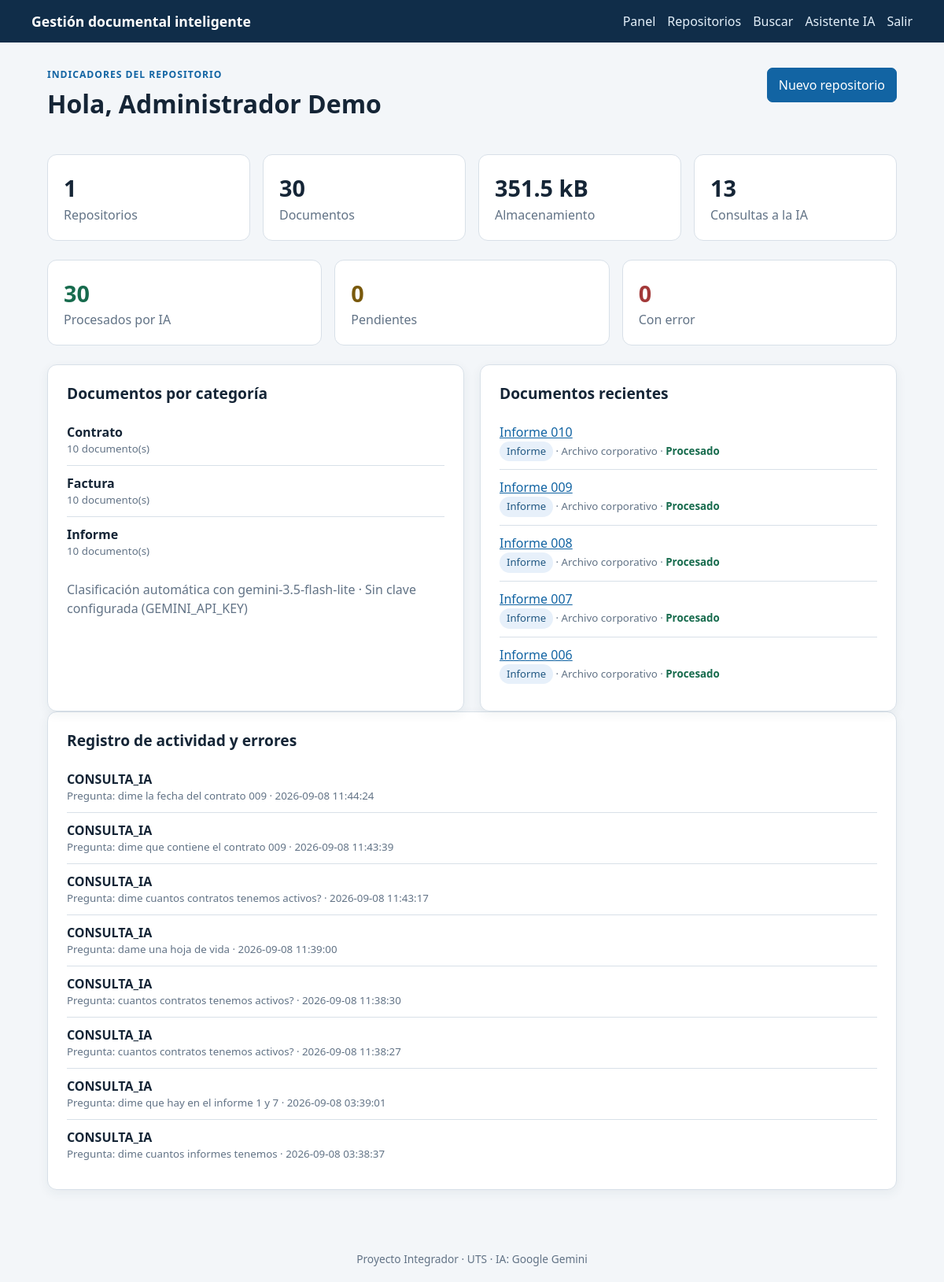
/dashboard (signed in), run on the app's committed database.
### tables this page shows
CREATE TABLE usuarios (
    id INTEGER PRIMARY KEY AUTOINCREMENT,
    nombre TEXT NOT NULL,
    correo TEXT NOT NULL UNIQUE,
    clave_hash TEXT NOT NULL,
    rol TEXT NOT NULL DEFAULT 'usuario'
        CHECK (rol IN ('administrador', 'usuario')),
    creado_en TIMESTAMP NOT NULL DEFAULT CURRENT_TIMESTAMP
);

CREATE TABLE documentos (
    id INTEGER PRIMARY KEY AUTOINCREMENT,
    repositorio_id INTEGER NOT NULL,
    titulo TEXT NOT NULL,
    descripcion TEXT NOT NULL DEFAULT '',
    categoria TEXT NOT NULL DEFAULT 'Otro',
    nombre_original TEXT NOT NULL,
    nombre_almacenado TEXT NOT NULL UNIQUE,
    tipo_mime TEXT NOT NULL,
    tamano_bytes INTEGER NOT NULL DEFAULT 0,
    estado_procesamiento TEXT NOT NULL DEFAULT 'Pendiente',
    error_procesamiento TEXT,
    resumen TEXT,
    palabras_clave TEXT,
    datos_extraidos TEXT,
    contenido_extraido TEXT,
    modelo_ia TEXT,
    procesado_en TIMESTAMP,
    creado_por INTEGER NOT NULL,
    creado_en TIMESTAMP NOT NULL DEFAULT CURRENT_TIMESTAMP,
    actualizado_en TIMESTAMP NOT NULL DEFAULT CURRENT_TIMESTAMP,
    FOREIGN KEY (repositorio_id) REFERENCES repositorios (id),
    FOREIGN KEY (creado_por) REFERENCES usuarios (id)
);

CREATE TABLE repositorios (
    id INTEGER PRIMARY KEY AUTOINCREMENT,
    nombre TEXT NOT NULL,
    descripcion TEXT NOT NULL DEFAULT '',
    propietario_id INTEGER NOT NULL,
    creado_en TIMESTAMP NOT NULL DEFAULT CURRENT_TIMESTAMP,
    actualizado_en TIMESTAMP NOT NULL DEFAULT CURRENT_TIMESTAMP,
    FOREIGN KEY (propietario_id) REFERENCES usuarios (id)
);

CREATE TABLE bitacora (
    id INTEGER PRIMARY KEY AUTOINCREMENT,
    usuario_id INTEGER,
    accion TEXT NOT NULL,
    detalle TEXT NOT NULL,
    nivel TEXT NOT NULL DEFAULT 'INFO' CHECK (nivel IN ('INFO', 'ERROR')),
    creado_en TIMESTAMP NOT NULL DEFAULT CURRENT_TIMESTAMP,
    FOREIGN KEY (usuario_id) REFERENCES usuarios (id) ON DELETE SET NULL
);

### app.py (the view)
    @app.route("/dashboard")
    @login_required
    def dashboard():
        db = get_db()
        filtro, parametros = filtro_propietario("r")
        metricas = db.execute(
            f"""
            SELECT COUNT(DISTINCT r.id) AS repositorios,
                   COUNT(d.id) AS documentos,
                   COALESCE(SUM(d.tamano_bytes), 0) AS bytes_usados,
                   SUM(CASE WHEN d.estado_procesamiento = 'Procesado' THEN 1 ELSE 0 END) AS procesados,
                   SUM(CASE WHEN d.estado_procesamiento = 'Pendiente' THEN 1 ELSE 0 END) AS pendientes,
                   SUM(CASE WHEN d.estado_procesamiento = 'Error' THEN 1 ELSE 0 END) AS con_error
            FROM repositorios r
            LEFT JOIN documentos d ON d.repositorio_id = r.id
            {filtro}
            """,
            parametros,
        ).fetchone()
        por_categoria = db.execute(
            f"""
            SELECT d.categoria, COUNT(*) AS total
            FROM documentos d
            JOIN repositorios r ON r.id = d.repositorio_id
            {filtro}
            GROUP BY d.categoria
            ORDER BY total DESC
            """,
            parametros,
        ).fetchall()
        recientes = db.execute(
            f"""
            SELECT d.id, d.titulo, d.categoria, d.estado_procesamiento,
                   r.id AS repositorio_id, d.creado_en,
                   r.nombre AS repositorio_nombre
            FROM documentos d
            JOIN repositorios r ON r.id = d.repositorio_id
            {filtro}
            ORDER BY d.creado_en DESC
            LIMIT 5
            """,
            parametros,
        ).fetchall()
        actividad = db.execute(
            """
            SELECT b.accion, b.detalle, b.nivel, b.creado_en, u.nombre
            FROM bitacora b
            LEFT JOIN usuarios u ON u.id = b.usuario_id
            ORDER BY b.creado_en DESC LIMIT 8
            """
        ).fetchall()
        consultas = db.execute(
            "SELECT COUNT(*) AS total FROM consultas_ia"
        ).fetchone()["total"]
        return render_template(
            "dashboard.html",
            metricas=metricas,
            por_categoria=por_categoria,
            recientes=recientes,
            actividad=actividad,
            consultas=consultas,
            estado_ia=ai_service.estado_integracion(),
        )

### app.py (called while the page is built)
def get_db() -> sqlite3.Connection:
    if "db" not in g:
        g.db = sqlite3.connect(current_app_config("DATABASE"))
        g.db.row_factory = sqlite3.Row
        g.db.execute("PRAGMA foreign_keys = ON")
    return g.db

def current_app_config(key: str):
    from flask import current_app
    return current_app.config[key]

def cerrar_db(_error=None) -> None:
    db = g.pop("db", None)
    if db is not None:
        db.close()

def login_required(view):
    @wraps(view)
    def wrapped_view(**kwargs):
        if g.usuario is None:
            flash("Debes iniciar sesión para continuar.", "warning")
            return redirect(url_for("login"))
        return view(**kwargs)
    return wrapped_view

### services/ai_service.py (called while the page is built)
def modelo_texto() -> str:
    return os.getenv("GEMINI_MODEL", "gemini-3.5-flash-lite")

def modelo_embedding() -> str:
    return os.getenv("GEMINI_EMBEDDING_MODEL", "gemini-embedding-001")

def dimension_embedding() -> int:
    return int(os.getenv("GEMINI_EMBEDDING_DIM", "768"))

def api_key() -> str | None:
    clave = os.getenv("GEMINI_API_KEY", "").strip()
    return clave or None

def disponible() -> bool:
    return api_key() is not None

def estado_integracion() -> dict[str, str]:
    activo = disponible()
    return {
        "proveedor": "Google Gemini (API generativelanguage)",
        "modelo_texto": modelo_texto(),
        "modelo_embedding": f"{modelo_embedding()} ({dimension_embedding()} dimensiones)",
        "estado": "Activo" if activo else "Sin clave configurada (GEMINI_API_KEY)",
        "tecnica": "Extracción de texto, prompting con JSON estructurado y RAG por similitud coseno",
    }

### templates/dashboard.html
{% extends 'base.html' %}{% block title %}Panel · Portal{% endblock %}
{% block content %}
<div class="page-head">
  <div>
    <p class="eyebrow">Indicadores del repositorio</p>
    <h1>Hola, {{ g.usuario['nombre'] }}</h1>
  </div>
  <a class="primary button" href="{{ url_for('nuevo_repositorio') }}">Nuevo repositorio</a>
</div>
<div class="cards">
  <article><strong>{{ metricas['repositorios'] }}</strong><span>Repositorios</span></article>
  <article><strong>{{ metricas['documentos'] }}</strong><span>Documentos</span></article>
  <article><strong>{{ metricas['bytes_usados']|filesizeformat }}</strong><span>Almacenamiento</span></article>
  <article><strong>{{ consultas }}</strong><span>Consultas a la IA</span></article>
</div>
<div class="cards">
  <article><strong class="estado procesado">{{ metricas['procesados'] or 0 }}</strong><span>Procesados por IA</span></article>
  <article><strong class="estado pendiente">{{ metricas['pendientes'] or 0 }}</strong><span>Pendientes</span></article>
  <article><strong class="estado error">{{ metricas['con_error'] or 0 }}</strong><span>Con error</span></article>
</div>
<div class="grid-two">
  <section class="panel">
    <h2>Documentos por categoría</h2>
    {% if por_categoria %}
      <ul class="items">
        {% for c in por_categoria %}
        <li><strong>{{ c['categoria'] }}</strong><small>{{ c['total'] }} documento(s)</small></li>
        {% endfor %}
      </ul>
    {% else %}
      <p>Aún no hay documentos clasificados.</p>
    {% endif %}
    <p class="muted">
      Clasificación automática con {{ estado_ia['modelo_texto'] }} · {{ estado_ia['estado'] }}
    </p>
  </section>
  <section class="panel">
    <h2>Documentos recientes</h2>
    {% if recientes %}
      <ul class="items">
        {% for d in recientes %}
        <li>
          <a href="{{ url_for('detalle_documento', documento_id=d['id']) }}">{{ d['titulo'] }}</a>
          <small>
            <span class="tag">{{ d['categoria'] }}</span> · {{ d['repositorio_nombre'] }} ·
            <span class="estado {{ d['estado_procesamiento']|lower }}">{{ d['estado_procesamiento'] }}</span>
          </small>
        </li>
        {% endfor %}
      </ul>
    {% else %}
      <p>Aún no hay documentos.</p>
    {% endif %}
  </section>
</div>
<section class="panel">
  <h2>Registro de actividad y errores</h2>
  {% if actividad %}
    <ul class="items">
      {% for a in actividad %}
      <li>
        <strong class="{% if a['nivel'] == 'ERROR' %}danger-text{% endif %}">{{ a['accion'] }}</strong>
        <small>{{ a['detalle'] }} · {{ a['creado_en'] }}</small>
      </li>
      {% endfor %}
    </ul>
  {% else %}
    <p>Sin actividad registrada.</p>
  {% endif %}
</section>
{% endblock %}

### templates/base.html (shortened to what this page needs)
<!doctype html>
<html lang="es">
<head>
  <link rel="stylesheet" href="{{ url_for('static', filename='styles.css') }}">
</head>
<body>
  <header class="topbar">
    <a class="brand" href="{{ url_for('inicio') }}">Gestión documental inteligente</a>
    {% if g.usuario %}
    <nav>
      <a href="{{ url_for('dashboard') }}">Panel</a>
      <a href="{{ url_for('repositorios') }}">Repositorios</a>
      <a href="{{ url_for('buscar') }}">Buscar</a>
      <a href="{{ url_for('asistente') }}">Asistente IA</a>
      <form method="post" action="{{ url_for('logout') }}" class="inline"><button>Salir</button></form>
    </nav>
    {% endif %}
  </header>
  <main class="container">
    {% block content %}{% endblock %}
  </main>
  <footer>Proyecto Integrador · UTS · IA: Google Gemini</footer>
</body>
</html>

### static/styles.css (style rules this page uses)
:root { --ink:#152536; --muted:#627386; --brand:#1264a3; --surface:#fff; --bg:#f3f6f9; --line:#d8e0e8; --danger:#a33939; --success:#176b4d; }
* { box-sizing:border-box; }
body { margin:0; color:var(--ink); background:var(--bg); font:16px/1.5 system-ui,-apple-system,"Segoe UI",sans-serif; }
a { color:var(--brand); }
.topbar { background:#102d49; color:#fff; display:flex; justify-content:space-between; align-items:center; padding:14px max(20px,calc((100% - 1120px)/2)); gap:20px; }
.brand { color:#fff; font-weight:700; text-decoration:none; font-size:1.1rem; }
nav { display:flex; align-items:center; gap:15px; }
nav a { color:#e4f0fa; text-decoration:none; }
.container { max-width:1120px; margin:0 auto; padding:32px 20px 60px; min-height:calc(100vh - 120px); }
footer { text-align:center; color:var(--muted); padding:18px; font-size:.86rem; }
h1,h2 { margin-top:0; line-height:1.2; }
h1 { font-size:2rem; }
h2 { font-size:1.2rem; }
.page-head { display:flex; align-items:flex-start; justify-content:space-between; gap:20px; margin-bottom:24px; }
.eyebrow { text-transform:uppercase; letter-spacing:.08em; color:var(--brand); font-size:.76rem; font-weight:700; margin:0 0 8px; }
.panel,.auth-card { background:var(--surface); border:1px solid var(--line); border-radius:12px; padding:24px; box-shadow:0 4px 14px #223c5510; }
button,.button { border:1px solid var(--line); border-radius:7px; padding:9px 14px; background:#fff; color:var(--ink); font:inherit; cursor:pointer; text-decoration:none; display:inline-block; }
button.primary,.primary { color:#fff; background:var(--brand); border-color:var(--brand); }
.inline { display:inline; }
.inline button { padding:0; border:0; background:none; }
nav .inline button { color:#e4f0fa; }
.cards { display:grid; grid-template-columns:repeat(auto-fit,minmax(200px,1fr)); gap:16px; margin-bottom:24px; }
.cards article { background:#fff; border:1px solid var(--line); border-radius:12px; padding:20px; }
.cards strong { display:block; font-size:1.8rem; }
.cards span { color:var(--muted); }
.grid-two { display:grid; grid-template-columns:1fr 1fr; gap:20px; }
.items,.search-results { list-style:none; padding:0; margin:0; }
.items li { border-bottom:1px solid var(--line); padding:10px 0; }
.items li:last-child { border-bottom:0; }
small { display:block; color:var(--muted); }
.tag { display:inline-block; border-radius:30px; padding:3px 9px; background:#e7f0fa; color:#205782; font-size:.82rem; }
.muted { color:var(--muted); }
.estado { font-weight:700; }
.estado.procesado { color:var(--success); }
.estado.pendiente { color:#79590c; }
.estado.error { color:var(--danger); }

### data on the page
usuarios: usuario.nombre "Administrador Demo"
documentos: categoria "Contrato", total "10"
documentos: titulo "Informe 010", categoria "Informe", repositorio_nombre "Archivo corporativo", estado_procesamiento "Procesado"
documentos: titulo "Informe 009", categoria "Informe", repositorio_nombre "Archivo corporativo", estado_procesamiento "Procesado"
documentos: titulo "Informe 008", categoria "Informe", repositorio_nombre "Archivo corporativo", estado_procesamiento "Procesado"
documentos: titulo "Informe 007", categoria "Informe", repositorio_nombre "Archivo corporativo", estado_procesamiento "Procesado"
documentos: titulo "Informe 006", categoria "Informe", repositorio_nombre "Archivo corporativo", estado_procesamiento "Procesado"
bitacora: accion "CONSULTA_IA", detalle "Pregunta: dime la fecha del contrato 009", creado_en "2026-09-08 11:44:24"
bitacora: accion "CONSULTA_IA", detalle "Pregunta: dime que contiene el contrato 009", creado_en "2026-09-08 11:43:39"
bitacora: accion "CONSULTA_IA", detalle "Pregunta: dime cuantos contratos tenemos activos?", creado_en "2026-09-08 11:43:17"
bitacora: accion "CONSULTA_IA", detalle "Pregunta: dame una hoja de vida", creado_en "2026-09-08 11:39:00"
bitacora: accion "CONSULTA_IA", detalle "Pregunta: cuantos contratos tenemos activos?", creado_en "2026-09-08 11:38:30"
bitacora: accion "CONSULTA_IA", detalle "Pregunta: cuantos contratos tenemos activos?", creado_en "2026-09-08 11:38:27"
bitacora: accion "CONSULTA_IA", detalle "Pregunta: dime que hay en el informe 1 y 7", creado_en "2026-09-08 03:39:01"
bitacora: accion "CONSULTA_IA", detalle "Pregunta: dime cuantos informes tenemos", creado_en "2026-09-08 03:38:37"

### other printed values
{{ metricas['repositorios'] }} "1"
{{ metricas['documentos'] }} "30"
{{ metricas['bytes_usados']|filesizeformat }} "351.5 kB"
{{ consultas }} "13"
{{ metricas['procesados'] or 0 }} "30"
{{ metricas['pendientes'] or 0 }} "0"
{{ metricas['con_error'] or 0 }} "0"
{{ c['categoria'] }} "Factura" "Informe"
{{ c['total'] }} "10" "10"
{{ estado_ia['modelo_texto'] }} "gemini-3.5-flash-lite"
{{ estado_ia['estado'] }} "Sin clave configurada (GEMINI_API_KEY)"
